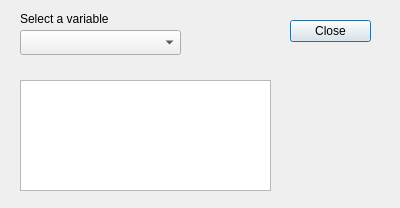
<?xml version="1.0" encoding="UTF-8"?>
<ui version="4.0">
 <class>mstaVariableStatisticsDialog</class>
 <widget class="QDialog" name="mstaVariableStatisticsDialog">
  <property name="geometry">
   <rect>
    <x>0</x>
    <y>0</y>
    <width>400</width>
    <height>208</height>
   </rect>
  </property>
  <property name="windowTitle">
   <string>Dialog</string>
  </property>
  <widget class="QDialogButtonBox" name="buttonBox">
   <property name="geometry">
    <rect>
     <x>290</x>
     <y>20</y>
     <width>81</width>
     <height>241</height>
    </rect>
   </property>
   <property name="orientation">
    <enum>Qt::Vertical</enum>
   </property>
   <property name="standardButtons">
    <set>QDialogButtonBox::Close</set>
   </property>
  </widget>
  <widget class="QComboBox" name="variableListComboBox">
   <property name="geometry">
    <rect>
     <x>20</x>
     <y>30</y>
     <width>161</width>
     <height>25</height>
    </rect>
   </property>
  </widget>
  <widget class="QLabel" name="label">
   <property name="geometry">
    <rect>
     <x>20</x>
     <y>10</y>
     <width>92</width>
     <height>17</height>
    </rect>
   </property>
   <property name="text">
    <string>Select a variable</string>
   </property>
  </widget>
  <widget class="QPlainTextEdit" name="statisticsTextEdit">
   <property name="geometry">
    <rect>
     <x>20</x>
     <y>80</y>
     <width>251</width>
     <height>111</height>
    </rect>
   </property>
   <property name="readOnly">
    <bool>true</bool>
   </property>
  </widget>
 </widget>
 <resources/>
 <connections>
  <connection>
   <sender>buttonBox</sender>
   <signal>accepted()</signal>
   <receiver>mstaVariableStatisticsDialog</receiver>
   <slot>accept()</slot>
   <hints>
    <hint type="sourcelabel">
     <x>248</x>
     <y>254</y>
    </hint>
    <hint type="destinationlabel">
     <x>157</x>
     <y>274</y>
    </hint>
   </hints>
  </connection>
  <connection>
   <sender>buttonBox</sender>
   <signal>rejected()</signal>
   <receiver>mstaVariableStatisticsDialog</receiver>
   <slot>reject()</slot>
   <hints>
    <hint type="sourcelabel">
     <x>316</x>
     <y>260</y>
    </hint>
    <hint type="destinationlabel">
     <x>286</x>
     <y>274</y>
    </hint>
   </hints>
  </connection>
 </connections>
</ui>
